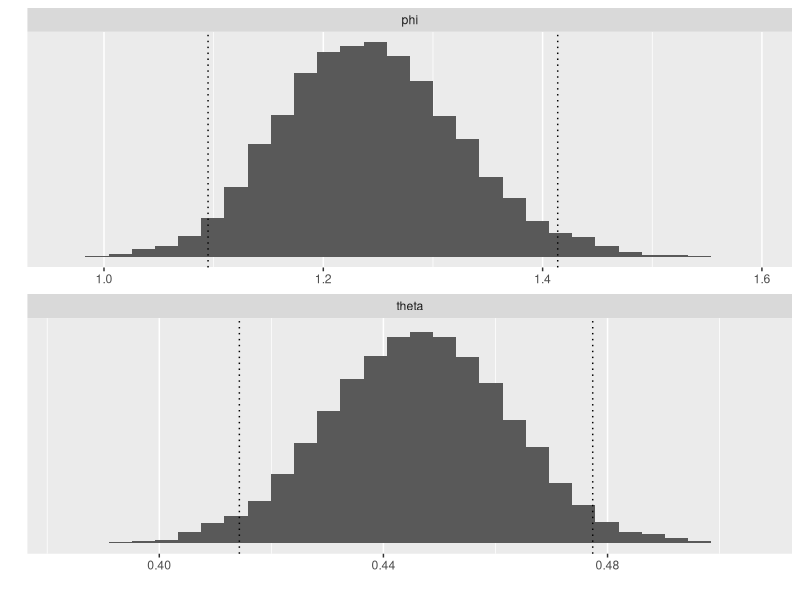

R code for this plot:
#' ---
#' title: "Bayesian data analysis demo 2.3"
#' author: "Aki Vehtari, Markus Paasiniemi"
#' ---

#' ## Probability of a girl birth given placenta previa (BDA3 p. 37).
#' 
#' Simulate samples from Beta(438,544), draw a histogram with
#' quantiles, and do the same for a transformed variable.
#' 

#' ggplot2 is used for plotting, tidyr for manipulating data frames
#+ setup, message=FALSE, error=FALSE, warning=FALSE
library(ggplot2)
library(tidyr)

#' Sample from posterior Beta(438,544).
#' Obtain all draws at once and store them in vector 'theta'
a <- 438
b <- 544
theta <- rbeta(10000, a, b)
#' Compute odds ratio for all draws
phi <- (1 - theta) / theta

#' Compute 2.5% and 97.5% quantile approximation using samples
quantiles <- c(0.025, 0.975)
thetaq <- quantile(theta, quantiles)
phiq <- quantile(phi, quantiles)

#' Histogram plots with 30 bins for theta and phi
# merge the data into one data frame for plotting
df1 <- data.frame(phi,theta) %>% gather()
# merge quantiles into one data frame for plotting
df2 <- data.frame(phi = phiq, theta = thetaq) %>% gather()
ggplot() +
  geom_histogram(data = df1, aes(value), bins = 30) +
  geom_vline(data = df2, aes(xintercept = value), linetype = 'dotted') +
  facet_wrap(~key, ncol = 1, scales = 'free_x')  +
  labs(x = '', y = '') +
  scale_y_continuous(breaks = NULL)
